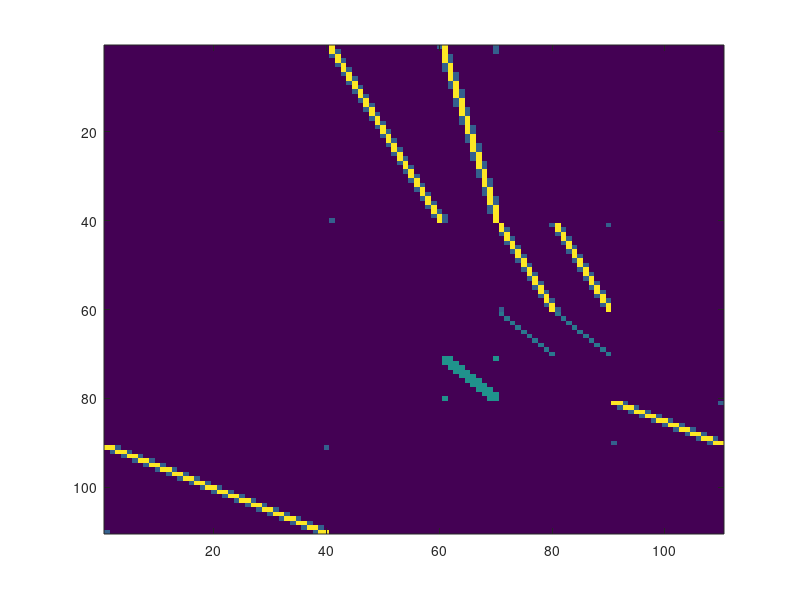

Write MATLAB code to recreate this figure. (Note: this script raises an error after producing the figure.)
clc;
clear all;

N(1) = 40;  %Cortical neurons
N(2) = 20;  %Striatum neurons
N(3) = 10;  %STN
N(4) = 10;  %GPe
N(5) = 10;  %GPi
N(6) = 20;   %Thalmo-cortical neurons

g_ctx_str = 1;
gs_ctx_str = [0.3 0.3 1 1].*g_ctx_str;

g_ctx_stn = 1;
gs_ctx_stn = [0.3 0.3 0.3 0.3 1 1 1 1].*g_ctx_stn;

g_str_gpi = 1;
gs_str_gpi = [0.3 0.3 1 1].*g_str_gpi;

g_str_gpe = 1;
gs_str_gpe = [0.3 0.3 1 1].*g_str_gpe;

g_gpi_tc = 1;
gs_gpi_tc = [0.3 0.3 1 1].*g_gpi_tc;

g_tc_ctx = 1;
gs_tc_ctx = [0.3 0.3 1 1].*g_tc_ctx;

g_sg = 0.4; %stn to gpe or gpi
g_gs = 0.5;% gpe to stn

for i = 1:length(N)
    if(i==1)
        Ts(i) = 1;
        Te(i) = N(1);
    else
        Ts(i) = sum(N(1:i-1)) + 1;
        Te(i) = sum(N(1:i));
    end
end
 
Tsize = sum(N);

M = zeros(Tsize,Tsize);


%% Cortex to Striatum
k = 1; %Cortex
g_ctx_str = 0.7;
g_ctx_str_weak = 0.3;    %Synaptic strength
g_ctx_str_strong = 1;
gs = gs_ctx_str;
to = 2;
k = 1;
step = 0;
j = Ts(to);

step = 0;   %Weak synaptic connections from Ctx to Str
jmp_size = N(k)/N(to);
for i = Ts(k)-1:jmp_size:Te(k)-1
    
    if(i==Ts(k)-1)
        i3 = mod(i+3,N(k));
        M(Te(k),Ts(to)) = gs(1);
        M(Ts(k)-1+i3,Ts(to)) = gs(2);
    else
        i2 = mod(i,N(k));
        i3 = mod(i+3,N(k));
        %if((i>1)&&(i+3<N(k)))
            M(i2,j+1+step) = gs(1);
            M(i3,j+1+step) = gs(2);
            step = step + 1;
    end
       M(i+1,j+step) = gs(3);
       M(i+2,j+step) = gs(4);
end

%% Cortex to STN
k = 1; %Cortex
g_ctx_stn_weak = 0.3;    %Synaptic strength
g_ctx_stn_strong = 1;
gs = gs_ctx_stn;
to = 3;     %STN

step = 0;
j = Ts(to);
step = 0;   %Weak synaptic connections from Ctx to Str
jmp_size = N(k)/N(to);
for i = Ts(k)-1:jmp_size:Te(k)-1
    
     if(i==0)
         i5 = mod(i+5,N(k));
         i6 = mod(i+6,N(k));
         M(N(k),Ts(to)) = gs(1);
         M(N(k)-1,Ts(to)) = gs(2);
         M(i5,Ts(to)) = gs(3);
         M(i6,Ts(to)) = gs(4);
     else
         
        i2 = mod(i-1,40);
        i3 = mod(i,40);
        i4 = mod(i+5,40);
        i5 = mod(i+6,40);
        M(i2,j+1+step) = gs(1);
        M(i3,j+1+step) = gs(2);
        M(i4,j+1+step) = gs(3);
        M(i5,j+1+step) = gs(4);
        step = step + 1;
    end
    
    for strong = 1:4
       M(i+strong,j+step) = gs(4+strong);
    end
end

%% STN to GPe and vice versa
from = 3;
to = 4;

step = 0;
j = Ts(to);
for i = Ts(from):Te(from)
  M(i,j + step) = g_sg; % 1:1 connection
  step = step + 1;
end

from = 4;
to = 3;
step = 0;
j = Ts(to);
for i = Ts(from):Te(from)
  
  if(j+step-1<Ts(to))
  	M(i,Te(to)) = g_gs;
  else
  	M(i,j+step-1) = g_gs;
  end
  
  M(i,j+step) = g_gs;
  
  if(j+step+1>Te(to))
  	M(i, Ts(to)) = g_gs;
  else
  	M(i,j+step+1) = g_gs;
  end
  
  step = step + 1;
end 
%% STN to GPi

from = 3;
to = 5;

step = 0;
j = Ts(to);
for i = Ts(from):Te(from)
  M(i,j + step) = g_sg; % 1:1 connection
  step = step + 1;
end

%% Striatum to Gpe

k = 2; % Striatum
g_str_gpe_weak = 0.3;    %Synaptic strength
g_str_gpe_strong = 1;
to = 4; %GPe
step = 0;
j = Ts(to);
gs = gs_str_gpe;
step = 0;   %Weak synaptic connections from Ctx to Str
jmp_size = N(k)/N(to);
for i = Ts(k)-1:jmp_size:Te(k)-1
    
    if(i==Ts(k)-1)
        i3 = mod(i+3,N(k));
        M(Te(k),Ts(to)) = gs(1);
        M(Ts(k)-1+i3,Ts(to)) = gs(2);
        %keyboard
    else
        i2 = mod(i,N(k));
        i3 = mod(i+3,N(k));
        %if((i>1)&&(i+3<N(k)))
            M(Ts(k)-1+i2,j+1+step) = gs(1);
            M(Ts(k)-1+i3,j+1+step) = gs(2);
            step = step + 1;
    end
       M(i+1,j+step) = gs(3);
       M(i+2,j+step) = gs(4);
end


%% Striatum to Gpi

k = 2; % Striatum
g_str_gpi_weak = 0.3;    %Synaptic strength
g_str_gpi_strong = 1;
gs = gs_str_gpi;
to = 5; %GPi
step = 0;
j = Ts(to);

step = 0;   %Weak synaptic connections from Ctx to Str
jmp_size = N(k)/N(to);
for i = Ts(k)-1:jmp_size:Te(k)-1
    
    if(i==Ts(k)-1)
        i3 = mod(i+3,N(k));
        M(Te(k),Ts(to)) = gs(1);
        M(Ts(k)-1+i3,Ts(to)) = gs(2);
        %keyboard
    else
        i2 = mod(i,N(k));
        i3 = mod(i+3,N(k));
        %if((i>1)&&(i+3<N(k)))
            M(Ts(k)-1+i2,j+1+step) = gs(1);
            M(Ts(k)-1+i3,j+1+step) = gs(2);
            step = step + 1;
    end
       M(i+1,j+step) = gs(3);
       M(i+2,j+step) = gs(4);
end

%% GPi to Thalamus using inverese loop
k = 6; % Thalmus
g_gpi_tc_weak = 0.3;    %Synaptic strength
g_gpi_tc_strong = 1;
gs = gs_gpi_tc;
to = 5;     % Gpi
step = 0;
j = Ts(to);
step = 0;   
jmp_size = N(k)/N(to);

for i = Ts(k)-1:jmp_size:Te(k)-1
    
    if(i==Ts(k)-1)
        i3 = mod(i+3-Ts(k)+1,N(k));
        M(Ts(to),Te(k)) = gs(1);
        M(Ts(to),Ts(k)-1+i3) = gs(2);
    else
        i2 = mod(i-Ts(k)+1,N(k));
        i3 = mod(i-Ts(k)+1+3,N(k));
        %if((i>1)&&(i+3<N(k)))
            M(j+1+step,Ts(k)-1+i2) = gs(1);
            M(j+1+step,Ts(k)-1+i3) = gs(2);
            step = step + 1;
    end
       M(j+step, i+1) = gs(3);
       M(j+step, i+2) = gs(4);
end

%% Thalamus to Cortex using inverese loop
k = 1; % Cortex
g_tc_ctx_weak = 0.3;    %Synaptic strength
g_tc_ctx_strong = 1;
gs = gs_tc_ctx;
to = 6;     % Thalamus
step = 0;
j = Ts(to);
step = 0;   
jmp_size = N(k)/N(to);

for i = Ts(k)-1:jmp_size:Te(k)-1
    
    if(i==Ts(k)-1)
        i3 = mod(i+3-Ts(k)+1,N(k));
        M(Ts(to),Te(k)) = gs(1);
        M(Ts(to),Ts(k)-1+i3) = gs(2);
    else
        i2 = mod(i-Ts(k)+1,N(k));
        i3 = mod(i-Ts(k)+1+3,N(k));
        %if((i>1)&&(i+3<N(k)))
            M(j+1+step,Ts(k)-1+i2) = gs(1);
            M(j+1+step,Ts(k)-1+i3) = gs(2);
            step = step + 1;
    end
       M(j+step, i+1) = gs(3);
       M(j+step, i+2) = gs(4);
end

imagesc(M);
save BG_CTX_MAT.dat -ASCII M

k = 0;
for i = 1:size(M,1)
    for j = 1:size(M,2)
      if(M(i,j)>0)
          k = k+1;
      end
    end
end
k